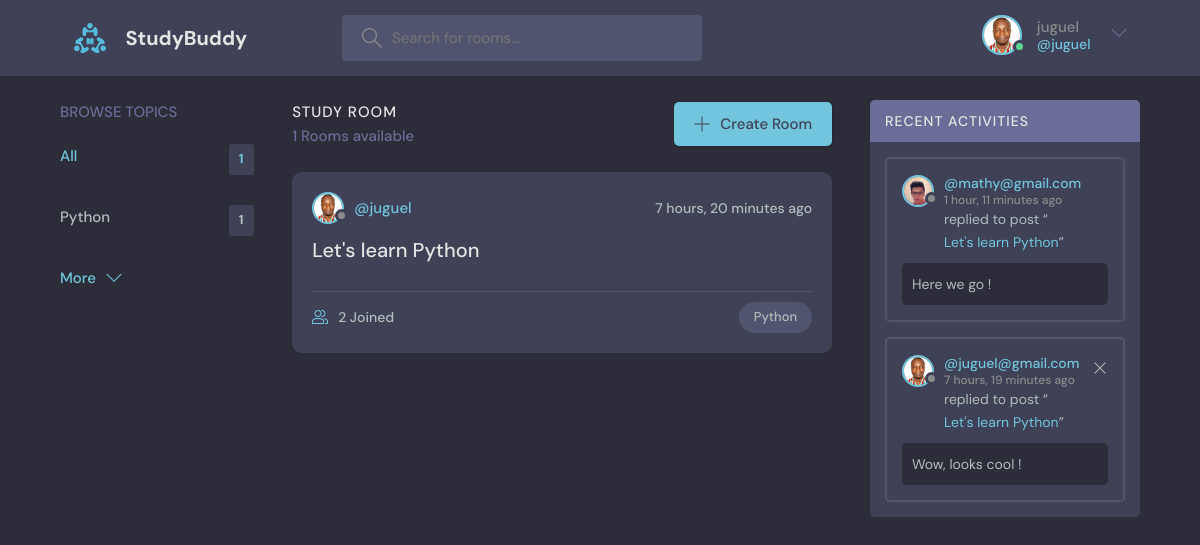
The app's page / (signed in) with its own data.
### base_app/models.py (models this page shows, shortened)
class User(AbstractUser):
    name = models.CharField(max_length=200, null=True)
    email = models.EmailField(unique=True, null=True)
    bio = models.TextField(null=True)
    avatar = models.ImageField(null=True, default="avatar.svg")
    USERNAME_FIELD = 'email' # shift the username to email
    REQUIRED_FIELDS = []

class Topic(models.Model):
    name = models.CharField(max_length=200)

class Room(models.Model):
    host = models.ForeignKey(User, on_delete=models.SET_NULL, null= True)
    topic = models.ForeignKey(Topic, on_delete=models.SET_NULL, null= True)
    name = models.CharField(max_length=200)
    description = models.TextField(null=True, blank=True)
    participants = models.ManyToManyField(User, related_name='participants', blank=True )
    updated_date = models.DateTimeField(auto_now=True)
    created_date = models.DateTimeField(auto_now_add=True)
    class Meta:
        ordering = ['-updated_date', '-created_date']
    def __str__(self):
        return self.name

class Message(models.Model):
    user = models.ForeignKey(User, on_delete=models.CASCADE) # oneTomany
    room = models.ForeignKey(Room, on_delete=models.CASCADE) # When room get deleted, also the msgs
    body = models.TextField()
    updated_date = models.DateTimeField(auto_now=True)
    created_date = models.DateTimeField(auto_now_add=True)
    class Meta:
        ordering = ['-updated_date', '-created_date']

### base_app/views.py (the view)
# urls.py: path('', views.home, name="home"),
def home(request):
    q = request.GET.get('q') if request.GET.get('q') != None else ''
    rooms = Room.objects.filter(
        Q(topic__name__icontains=q) |
        Q(name__icontains=q) |
        Q(description__icontains=q)
    )
    topics = Topic.objects.all()[0:5] # get top 5 topics
    room_count = rooms.count() # get rooms count
    room_messages = Message.objects.filter(Q(room__topic__name__icontains=q))
    context =  {'rooms' : rooms, 'topics': topics, 'room_count': room_count, 'room_messages': room_messages}
    return render(request, 'base_app/home.html', context)

### base_app/templates/base_app/home.html (shortened to what this page needs)
{% extends 'base_app/base.html' %}
{% block content %}
  <main class="layout layout--3">
    <div class="container">
      {% include 'base_app/topics_component.html' %}
      <div class="roomList">
        <div class="roomList__header">
          <div>
            <h2>Study Room</h2>
            <p>{{room_count}} Rooms available</p>
          </div>
          <a class="btn btn--main" href="{% url 'create-room' %}">
            <svg version="1.1" xmlns="http://www.w3.org/2000/svg" width="32" height="32" viewBox="0 0 32 32">
              <title>add</title>
              <path
                d="M16.943 0.943h-1.885v14.115h-14.115v1.885h14.115v14.115h1.885v-14.115h14.115v-1.885h-14.115v-14.115z"
              ></path>
            </svg>
            Create Room
          </a>
        </div>
        {% include 'base_app/feed_component.html' %}
      </div>
      {% include 'base_app/activity_component.html' %}
    </div>
  </main>
{% endblock content %}

### base_app/templates/base_app/navbar.html (shortened to what this page needs)
{% load static %}
<header class="header header--loggedIn">
  <div class="container">
    <a href="{% url 'home' %}" class="header__logo">
      <img src="{% static 'media/logo.svg' %}"/>
      <h1>StudyBuddy</h1>
    </a>
    <form class="header__search" method="GET" action="{% url 'home' %}">
      <label>
        <input name="q" placeholder="Search for rooms..." />
      </label>
    </form>
    <nav class="header__menu">
      {% if request.user.is_authenticated %}
      <div class="header__user">
        <a href="{% url 'update-user' %}">
          <div class="avatar avatar--medium active">
            <img src="{{request.user.avatar.url}}" />
          </div>
          <p>{{request.user.username}}<span>@{{request.user.username}}</span></p>
        </a>
        <button class="dropdown-button">
          <svg version="1.1" xmlns="http://www.w3.org/2000/svg" width="32" height="32" viewBox="0 0 32 32">
            <title>chevron-down</title>
            <path d="M16 21l-13-13h-3l16 16 16-16h-3l-13 13z"></path>
          </svg>
        </button>
      </div>
      {% else %}
      <a href="{% url 'login' %}">
        <img src="{% static 'media/avatar.svg' %}"/>
        <p>Login</p>
      </a>
      {% endif %}
    </nav>
  </div>
</header>

### base_app/templates/base_app/topics_component.html
<div class="topics">
  <div class="topics__header">
    <h2>Browse Topics</h2>
  </div>
  <ul class="topics__list">
    <li>
      <a href="{% url 'home' %}" class="active">All <span>{{topics.count}}</span></a>
    </li>
    {% for topic in topics %}
    <li>
      <a href="{% url 'home' %}?q={{topic.name}}">{{topic.name}} <span>{{topic.room_set.all.count}}</span></a>
    </li>
    {% endfor %}
  </ul>
  <a class="btn btn--link" href="{% url 'topics' %}">
    More
    <svg version="1.1" xmlns="http://www.w3.org/2000/svg" width="32" height="32" viewBox="0 0 32 32">
      <title>chevron-down</title>
      <path d="M16 21l-13-13h-3l16 16 16-16h-3l-13 13z"></path>
    </svg>
  </a>
</div>

### base_app/templates/base_app/feed_component.html (shortened to what this page needs)
{% for room in rooms %}
<div class="roomListRoom">
  <div class="roomListRoom__header">
    <a href="{% url 'user-profile' room.host.id %}" class="roomListRoom__author">
      <div class="avatar avatar--small">
        <img src="{{room.host.avatar.url}}" />
      </div>
      <span>@{{room.host.username}}</span>
    </a>
    <div class="roomListRoom__actions">
      <span>{{room.created_date|timesince}} ago</span>
    </div>
  </div>
  <div class="roomListRoom__content">
    <a href="{% url 'room' room.id %}">{{room.name}}</a>
  </div>
  <div class="roomListRoom__meta">
    <a href="{% url 'room' room.id %}" class="roomListRoom__joined">
      {{room.participants.all.count}} Joined
    </a>
    <p class="roomListRoom__topic">{{room.topic.name}}</p>
  </div>
</div>
{% endfor %}

### base_app/templates/base_app/activity_component.html
{% load static %}
<div class="activities">
  <div class="activities__header">
    <h2>Recent Activities</h2>
  </div>
  {% for message in room_messages %}
  <div class="activities__box">
    <div class="activities__boxHeader roomListRoom__header">
      <a href="{% url 'user-profile' message.user.id %}" class="roomListRoom__author">
        <div class="avatar avatar--small">
          <img src="{{message.user.avatar.url}}" />
        </div>
        <p>
          @{{message.user}}
          <span>{{message.created_date|timesince}} ago</span>
        </p>
      </a>
      {% if request.user == message.user %}
      <div class="roomListRoom__actions">
        <a href="{% url 'delete-message' message.id %}">
          <svg version="1.1" xmlns="http://www.w3.org/2000/svg" width="32" height="32" viewBox="0 0 32 32">
            <title>remove</title>
            <path
              d="M27.314 6.019l-1.333-1.333-9.98 9.981-9.981-9.981-1.333 1.333 9.981 9.981-9.981 9.98 1.333 1.333 9.981-9.98 9.98 9.98 1.333-1.333-9.98-9.98 9.98-9.981z"
            ></path>
          </svg>
        </a>
      </div>
      {% endif %}
    </div>
    <div class="activities__boxContent">
     <p>replied to post “<a href="{% url 'room' message.room.id %}">{{message.room}}</a>”</p>
      <div class="activities__boxRoomContent">
        {{message.body}}
      </div>
    </div>
  </div>
  {% endfor %}
</div>

### records on screen
User: user.avatar (picture), user.username "juguel"
Topic: name "Python", room_set.all.count "1"
Room: host.avatar (picture), host.username "juguel", created_date "7 hours, 20 minutes", name "Let's learn Python", participants.all.count "2", topic.name "Python"
Message: user.avatar (picture), user "mathy@gmail.com", created_date "1 hour, 11 minutes", room "Let's learn Python", body "Here we go !"
Message: user.avatar (picture), user "juguel@gmail.com", created_date "7 hours, 19 minutes", room "Let's learn Python", body "Wow, looks cool !"

### other values on screen
{{ topics.count }} "1"
{{ room_count }} "1"
